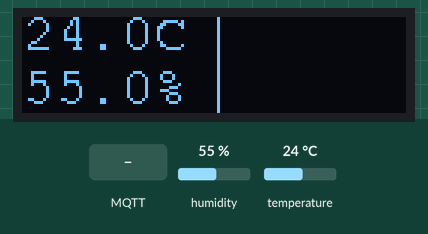
Recording of a sketch running on a simulated ESP32. Parts: 128×32 one-colour display. The test bench sets the inputs (shaded band); at power-on: humidity 55 %, temperature 24 °C. WiFi joins after 1.5 s; servers stay silent unless stated; the display library's start-up logo is not drawn; no MQTT or app messages arrive unless stated; what the sketch prints to the serial monitor is not drawn.

Above: at 6.3 s.
6.4 s: MQTT message "on" arrives on the first subscribed topic
At 8.5 s:
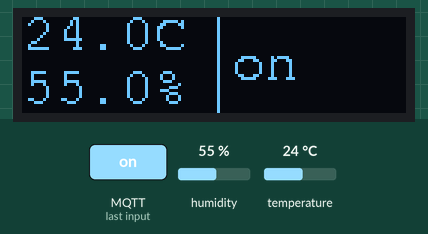
8.8 s: MQTT message "off" arrives on the first subscribed topic
At 10.5 s:
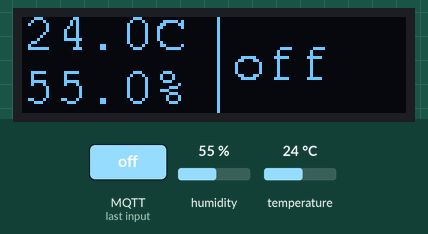
10.9 s: humidity set to 22 %
At 12.4 s:
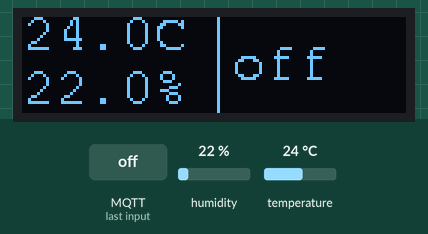
13.0 s: temperature set to 12 °C
At 14.3 s:
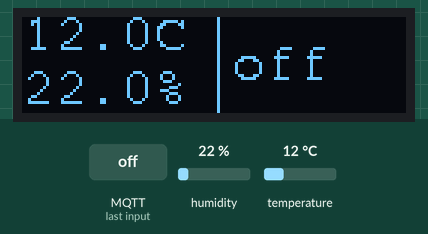
15.1 s: MQTT message "1" arrives on the first subscribed topic
At 16.2 s:
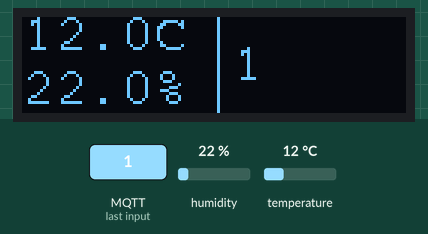
17.2 s: humidity set to 40 %
At 19.3 s:
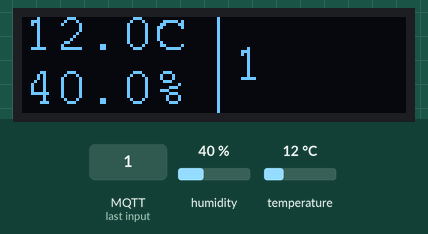
Timing chart, 0 to 20.3 s (numbered marks = the images above; inputs shaded):
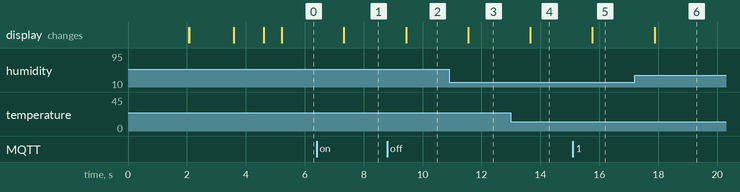

Measured:
- after the input at 6.4 s, the display: changes after 0.93 s (image 1)
- after the input at 8.8 s, the display: changes after 0.64 s (image 2)
- after the input at 10.9 s, the display: changes after 0.65 s (image 3)
- after the input at 13.0 s, the display: changes after 0.66 s (image 4)
- after the input at 15.1 s, the display: changes after 0.67 s (image 5)
- after the input at 17.2 s, the display: changes after 0.67 s (image 6)

The sketch:

MereniKoupelna.ino
```cpp
#include <Wire.h>
#include <Adafruit_HTU21DF.h>
#include <Adafruit_GFX.h>
#include <Adafruit_SSD1306.h>
#include <Fonts/FreeMono9pt7b.h>
#include <WiFi.h>
#include <PubSubClient.h>

// OLED display width, in pixels
#define SCREEN_WIDTH 128
// OLED display height, in pixels
#define SCREEN_HEIGHT 32

// Declaration for an SSD1306 display connected to I2C (SDA, SCL pins)
#define OLED_RESET    -1  // Reset pin # (or -1 if sharing Arduino reset pin)
Adafruit_SSD1306 display(SCREEN_WIDTH, SCREEN_HEIGHT, &Wire, OLED_RESET);

Adafruit_HTU21DF htu = Adafruit_HTU21DF();


const char* ssid = "DPJP"; // fill in here your router or wifi SSID
const char* password = "SR71-Blackbird"; // fill in here your router or wifi password
const char* mqttBroker = "homeassistant.local";  // Replace with your broker's IP address
const int mqttPort = 1883;
const char* mqttUser = "mqtt_user";  // Replace with your MQTT username
const char* mqttPassword = "acheron";  // Replace with your MQTT password
//const char* mqttTopicBathFanState = "bathFanState2";
const char* mqttTopicBathFanTime = "bathFanTime2";
char fanTime[6];

WiFiClient wifiClient;
PubSubClient client(wifiClient);

void connectWiFi() {
  delay(10);
  Serial.println();
  display.clearDisplay();
  Serial.print("Connecting to ");
  Serial.println(ssid);
  display.print("Connecting to ");
  display.println(ssid);
  display.display();

  WiFi.begin(ssid, password);

  while (WiFi.status() != WL_CONNECTED) {
    delay(500);
    Serial.print(".");
  }

  Serial.println("");
  Serial.println("WiFi connected");
  Serial.println("IP address: ");
  Serial.println(WiFi.localIP());
  display.clearDisplay();
  display.setCursor(0, 0);     // Start at top-left corner
  display.println("WiFi connected");
  display.println("IP address: ");
  display.println(WiFi.localIP());
  display.display();

  delay(1000);
}

void reconnect() {
  while (!client.connected())
  {
    Serial.print("Attempting MQTT connection...");
    String clientId = "ESP8266Client-" + String(WiFi.macAddress());
    if (client.connect(clientId.c_str(), mqttUser, mqttPassword))
    {
     Serial.println("connected");
       client.subscribe(mqttTopicBathFanTime,0);
       client.setCallback(messageReceived);
       client.setKeepAlive(100);
    }
    else
    {
      Serial.print("failed, rc=");
      Serial.print(client.state());
      Serial.println(" try again in 5 seconds");
      delay(5000);
    }
  }
}


void connectMQTT() {
  Serial.print("Connecting to MQTT broker...");
  display.clearDisplay();
  display.println("Connecting to MQTT broker...");
  display.display();
  client.setServer(mqttBroker, mqttPort);
 // client.setCallback(messageReceived);
  display.println("Mqtt connected");
  display.display();
}

void setup() {
  Serial.begin(115200);
  // initialize with the I2C addr 0x3C
  if(!display.begin(SSD1306_SWITCHCAPVCC, 0x3C)) {
    Serial.println(F("SSD1306 allocation failed"));
    for(;;);
  }
  display.display();
  delay(2000); // Pause for 2 seconds

  // Clear the buffer
  display.clearDisplay();
  display.setRotation(0);
  // Display text
  display.setTextSize(1);      // Normal 1:1 pixel scale
  display.setTextColor(SSD1306_WHITE); // Draw white text
  display.setCursor(0, 0);     // Start at top-left corner
  if(!htu.begin())
    display.println(F("HTU init failed"));
  else
    display.println(F("Hello"));
  display.display();           // Show initial text

  connectWiFi();
  connectMQTT();
  reconnect();

  delay(500);

  // Update text


}

void messageReceived(char* topic, byte* payload, unsigned int length) {
  //String message("");

  Serial.print(topic);
  Serial.print(": ");
  char message [length+1];
  for (unsigned int i = 0; i < length; i++) {
    //message += (char)payload[i];
    message[i] = (char)payload[i];
    Serial.print((char)payload[i]);
  }
  Serial.println();
  message[length] = '\0';


  strcpy(fanTime, message);
  payload[0] = 0;
  payload = nullptr;
  //Serial.println(fanTime);


  //client.publish(mqttTopicBathFanTime,fanTime,false);


}

void displayData(float temp,float hum,char* time)
{

  String t = String(temp,1);
  String h = String(hum,1);

     display.clearDisplay();
   display.setTextSize(1);
   display.setFont(&FreeMono9pt7b);
   display.setCursor(0, 10);     // Start at top-left corner
   display.println(t+"°C");
   display.println(h+"%");
   //display.println("1:29");
   display.setCursor(70, 20);     // Start at top-left corner
   display.drawLine(65, 0, 65,32, 1);
   display.println(time );
   display.display();           // Show initial text
}

void publishData(float temp,float hum)
{

  String t = String(temp,1);
  String h = String(hum,1);
  client.publish("bathTemperature",t.c_str());
  client.publish("bathHumidity",h.c_str());
}

void loop() {
 // if (!client.connected())
    {
      reconnect();
    }

  client.loop();
  float humidity =  htu.readHumidity();
  float temperature = htu.readTemperature();
  // client.unsubscribe(mqttTopicBathFanTime);
  // client.subscribe(mqttTopicBathFanTime,0);

  displayData(temperature,humidity,fanTime);
  publishData(temperature, humidity);
  //client.disconnect();
  delay(1000);
}
```
